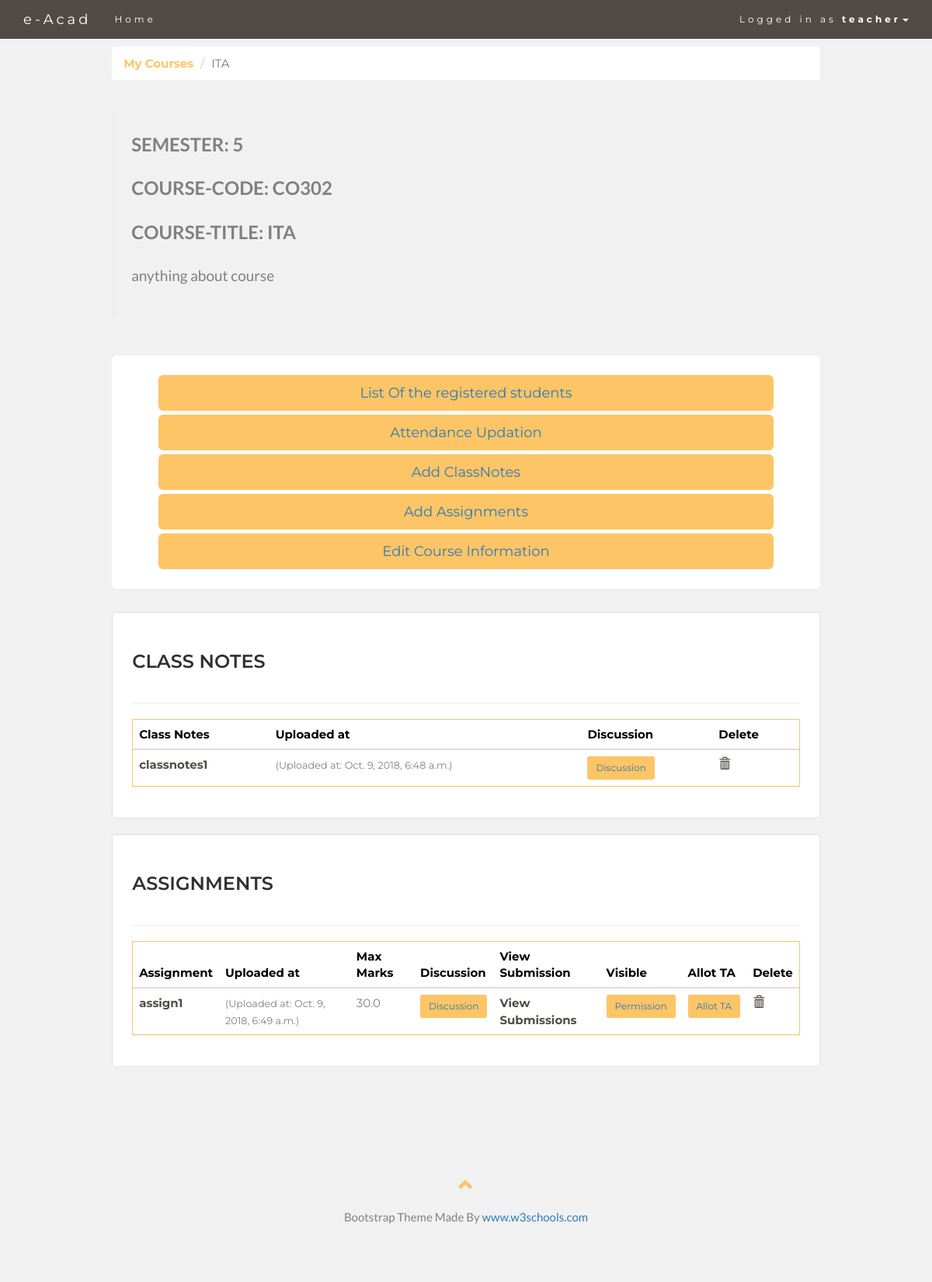
The page /teachers/course/16/ (signed in) on the database its author committed.
### classroom/models.py (models this page shows, shortened)
class User(AbstractUser):
    is_student = models.BooleanField(default=False)
    is_teacher = models.BooleanField(default=False)
    is_ta = models.BooleanField(default=False)
    semester = models.IntegerField(default=0)
    RollNo = models.CharField(max_length=100, default='')
    vote = models.BooleanField(default=False)

class Course(models.Model):
    owner = models.ForeignKey(User, on_delete=models.CASCADE, related_name='courses')
    semester = models.IntegerField(default=0)
    course_code = models.CharField(max_length=100, default='course_code')
    course_title = models.CharField(max_length=100, default='course_title')
    about = models.TextField(default='anything about course')
    totalclasses = models.IntegerField(default=0)
    classestaken = models.IntegerField(default=0)

class Document(models.Model):
    course = models.ForeignKey(Course, on_delete=models.CASCADE, related_name='documents')
    file_name = models.CharField(max_length=500, default='')
    file_upload = models.FileField(upload_to='documents/')
    uploaded_at = models.DateTimeField(default=timezone.now)

class Assignment(models.Model):
    course = models.ForeignKey(Course, on_delete=models.CASCADE, related_name='assignments')
    file_name = models.CharField(max_length=500, default='')
    file_upload = models.FileField(upload_to='assignments/')
    uploaded_at = models.DateTimeField(auto_now_add=True)
    max_marks = models.FloatField()
    ta = models.ManyToManyField(TA,default=None, related_name='tas')
    visible = models.BooleanField(default=False)

### classroom/views/teachers.py (the view, shortened to what this page needs)
# urls.py: path('teachers/course/<int:pk>/', teachers.CourseDetailView.as_view(), name='course_view'),
@method_decorator([login_required, teacher_required], name='dispatch')
class CourseDetailView(DetailView):
    model = Course
    context_object_name = 'course'
    template_name = 'classroom/teachers/quiz_change_form.html'
    def get_context_data(self, **kwargs):
        kwargs['documents'] = self.get_object().documents.annotate()
        kwargs['assignments'] = self.get_object().assignments.annotate()
        return super().get_context_data(**kwargs)
    def get_queryset(self):
        return self.request.user.courses.all()

### classroom/templates/classroom/teachers/quiz_change_form.html (shortened to what this page needs)
{% extends 'base.html' %}
{% load crispy_forms_tags %}
{% block content %}
    <nav aria-label="breadcrumb">
        <ol class="breadcrumb">
            <li class="breadcrumb-item"><a href="{% url 'course_add' %}" class="yellow">My Courses</a></li>
            <li class="breadcrumb-item active" aria-current="page">{{ course.course_title }}</li>
        </ol>
    </nav>
    <div class="page-header">
         <blockquote class="blockquote">
             <h2 style="color: grey;">SEMESTER: {{ course.semester }}</h2>
             <h2 style="color: grey;">Course-Code: {{ course.course_code }}</h2>
             <h2 style="color: grey;">Course-Title: {{ course.course_title }}</h2>
             <h3 style="color: grey;">{{course.about}}</h3>
         </blockquote>
    </div>
    <div class="jumbotron text-center">
        <a href="{% url 'student_detail' course.id %}" class="btn btn-button btn-block btn-lg" role="button">List Of the registered students</a>
        <a href="{% url 'attendance' course.id%}"  class="btn btn-button btn-block btn-lg" role="button">Attendance Updation</a>
        <a href="{% url 'description_add' course.id %}" class="btn btn-button btn-block btn-lg" role="button">Add ClassNotes</a>
        <a href="{% url 'assignment_add' course.id%}"  class="btn btn-button btn-block btn-lg" role="button">Add Assignments</a>
        <a href="{% url 'course_update' course.id %}" class="btn btn-button btn-block btn-lg" data-toggle="popover" data-trigger="hover" data-placement="bottom" data-content="course information can be edited" role="button">Edit Course Information</a></td>
    </div>
    <div class="well">
        <div class="page-header">
             <h2>CLASS NOTES</h2>
        </div>
        <div class="panel panel-primary">
            <div class="table-responsive">
            <table class="table table-hover">
                <thead>
                    <tr style="color: black;">
                        <th>Class Notes</th>
                        <th>Uploaded at</th>
                        <th>Discussion</th>
                        <th>Delete</th>
                    </tr>
                </thead>
                <tbody>
                {% for document in documents %}
                <tr>
                    <td class="align-middle"> <a href="{{ document.file_upload.url }}" class="colour">{{ document.file_name }}</a></td>
                    <td class="align-middle"> <small>(Uploaded at: {{ document.uploaded_at }})</small></td>
                    <td class="align-middle"> <a href="{% url 'add_comment_to_post' document.course_id document.pk %}" class="btn btn-button btn-sm" data-toggle="popover" data-trigger="hover" data-placement="bottom" data-content="discussion between teacher, ta and student" role="button">Discussion</a></td>
                    <td class="align-middle"> <a href="{% url 'notes_delete' document.pk %}" class="colour"><span class="glyphicon glyphicon-trash"></span></a></td>
                </tr>
                {% empty %}
                <tr>
                    <td class="bg-light text-center font-italic" colspan="5">No Class Notes yet!.</td>
                </tr>
                {% endfor %}
                </tbody>
            </table>
            </div>
        </div>
    </div>
    <div class="well">
        <div class="page-header">
             <h2>ASSIGNMENTS</h2>
        </div>
        <div class="panel panel-primary">
        <div class="table-responsive">
            <table class="table table-hover">
                <thead>
                <tr style="color: black;">
                    <th>Assignment</th>
                    <th>Uploaded at</th>
                    <th>Max Marks</th>
                    <th>Discussion</th>
                    <th>View Submission</th>
                    <th>Visible</th>
                    <th>Allot TA</th>
                    <th>Delete</th>
                </tr>
                </thead>
                <tbody>
                {% for document in assignments %}
                <tr>
                    <td class="align-middle"> <a href="{{ document.file_upload.url }}" class="colour">{{ document.file_name }}</a></td>
                    <td class="align-middle"><small>(Uploaded at: {{ document.uploaded_at }})</small></td>
                    <td class="align-middle">{{ document.max_marks }}</td>
                    <td class="align-middle"> <a href="{% url 'add_comment_to_post_assgn' document.course_id document.id %}" class="btn btn-button btn-sm" data-toggle="popover" data-trigger="hover" data-placement="bottom" data-content="discussion between teacher, ta and student" role="button">Discussion</a></td>
                    <td class="align-middle"><a href="{% url 'student_submissions' course.id document.id %}" class="colour" >View Submissions</a></td>
                    <td class="align-middle"><a href="{% url 'update_permission' document.id %}"class="btn btn-button btn-sm" data-toggle="popover" data-trigger="hover" data-placement="bottom" data-content=" for marks visible to student" role="button">Permission</a></td>
                    <td class="align-middle"><a href="{% url 'allot_ta' document.id %}" class="btn btn-button btn-sm "data-toggle="popover" data-trigger="hover" data-placement="bottom" data-content=" To Allot TA for particular assignment" role="button">Allot TA</a></td>
                    <td class="align-middle"> <a href="{% url 'assign_delete' document.pk %}" class="colour"><span class="glyphicon glyphicon-trash"></span></a></td>
                </tr>
                {% empty %}
                <tr>
                    <td class="bg-light text-center font-italic" colspan="5">No assignments yet!.</td>
                </tr>
                {% endfor %}
                </tbody>
            </table>
        </div>
        </div>
    </div>
{% endblock %}

### templates/base.html (shortened to what this page needs)
{% load static %}
<!DOCTYPE html>
<html lang="en">
<head>
  <link rel="stylesheet" href="https://maxcdn.bootstrapcdn.com/bootstrap/3.3.7/css/bootstrap.min.css">
</head>
<body id="myPage" data-spy="scroll" data-target=".navbar" data-offset="60">
<nav class="navbar navbar-default navbar-fixed-top">
  <div class="container">
    <div class="navbar-header">
      <a class="navbar-brand" href="#myPage">e-Acad</a>
    </div>
    <div class="collapse navbar-collapse" id="myNavbar">
      <ul class="nav navbar-nav ">
        <li><a href="{% url 'home' %}">Home</a></li>
      </ul>
      <ul class="nav navbar-nav navbar-right">
        {% if user.is_authenticated %}
        <li class="dropdown" >
        <a class="dropdown-toggle"  style="background-color: #514b48;" data-toggle="dropdown"  href="#">Logged in as <strong>{{ user.username }}</strong><span class="caret"></span></a>
        </li>
         {% endif %}
      </ul>
    </div>
  </div>
</nav>
<div class="container-fluid">
<div class="row">
  <div class="col-sm-1">
  </div>
  <div class="col-sm-10">
  {% block content %}
{% endblock %}
  </div>
  <div class="col-sm-1">
  </div>
</div>
</div>
<footer class="container-fluid text-center">
  <a href="#myPage" title="To Top">
    <span class="glyphicon glyphicon-chevron-up"></span>
  </a>
  <p>Bootstrap Theme Made By <a href="https://www.w3schools.com" title="Visit w3schools">www.w3schools.com</a></p>
</footer>
</body>
</html>

### templates/base.html (style rules this page uses)
body { font: 400 15px Lato, sans-serif; line-height: 1.8; color: #818181; background-color: #F1F1F2; }
h2 { font-size: 24px; text-transform: uppercase; color: #303030; font-weight: 600; margin-bottom: 30px; }
h3 { font-size: 19px; line-height: 1.375em; color: grey; font-weight: 400; margin-bottom: 30px; }
ol.breadcrumb { background-color: #fff; font-family: Montserrat, sans-serif; }
.jumbotron { background-color: white; padding: 25px 25px; font-family: Montserrat, sans-serif; }
.well { background-color: white; padding: 10px 25px 20px 25px; font-family: Montserrat, sans-serif; }
.btn-button { background-color: #FDC566; }
a.colour { color: #514b48; font-weight: bold; }
a.yellow { color:#FDC566; font-weight: bold; }
.container-fluid { padding: 60px 50px; }
.panel { border: 1px solid #FDC566; border-radius:0 !important; transition: box-shadow 0.5s; }
.navbar { margin-bottom: 0; background-color: #514b48; z-index: 9999; border: 0; font-size: 12px !important; line-height: 1.42857143 !important; letter-spacing: 4px; border-radius: 0; font-family: Montserrat, sans-serif; }
.navbar li a, .navbar .navbar-brand { color: #fff !important; }
footer .glyphicon { font-size: 20px; margin-bottom: 20px; color: #FDC566; }

### rows shown on the page
User: username "teacher"
Course: course_title "ITA", semester "5", course_code "CO302", about "anything about course"
Document: file_name "classnotes1", uploaded_at "Oct. 9, 2018, 6:48 a.m."
Assignment: file_name "assign1", uploaded_at "Oct. 9, 2018, 6:49 a.m.", max_marks "30.0"
